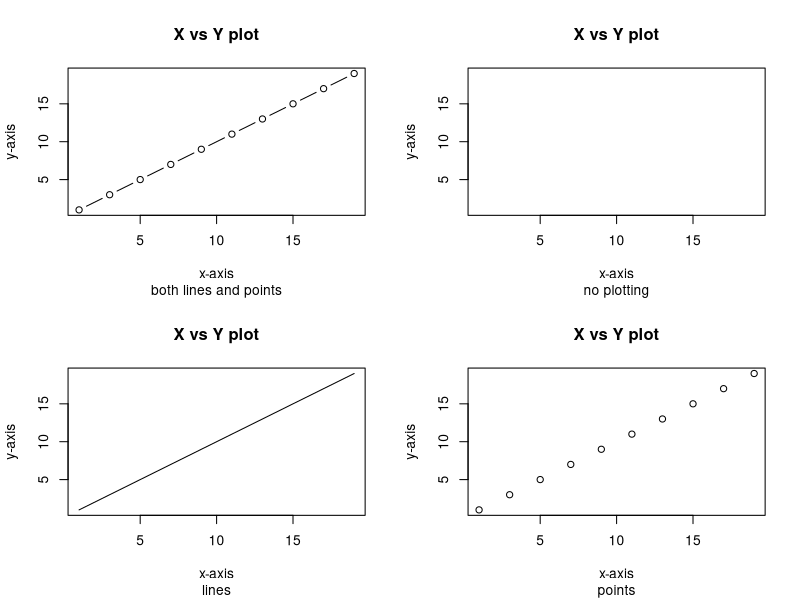
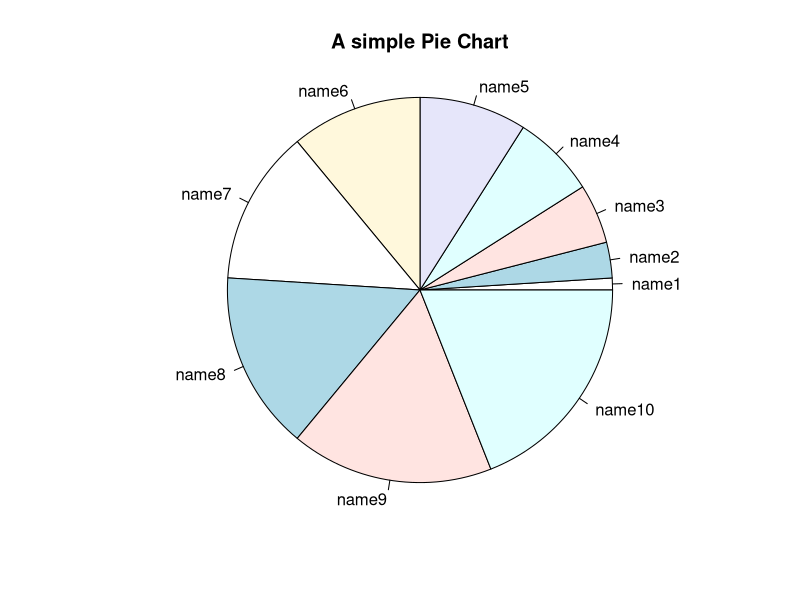
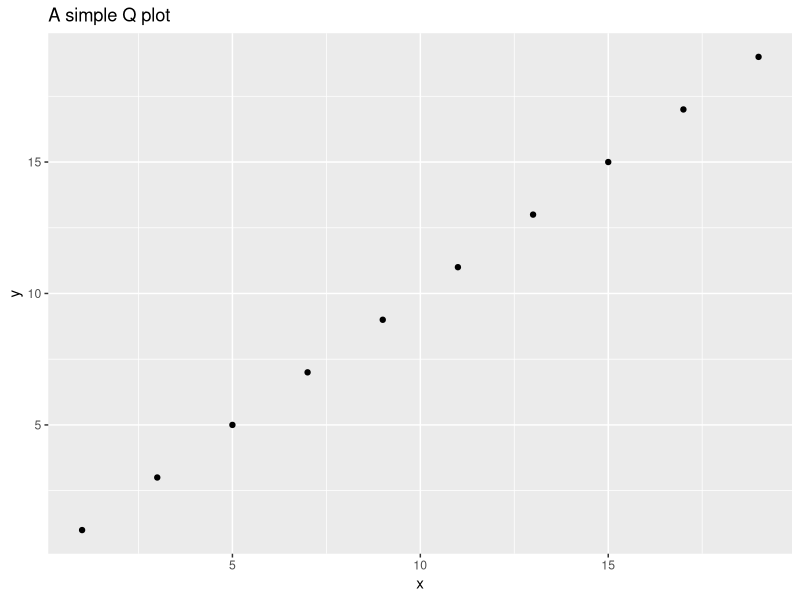
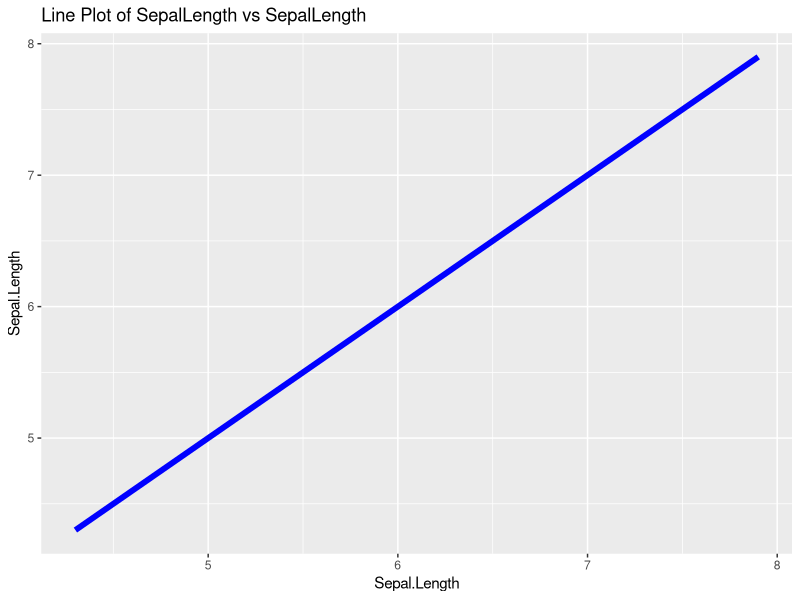
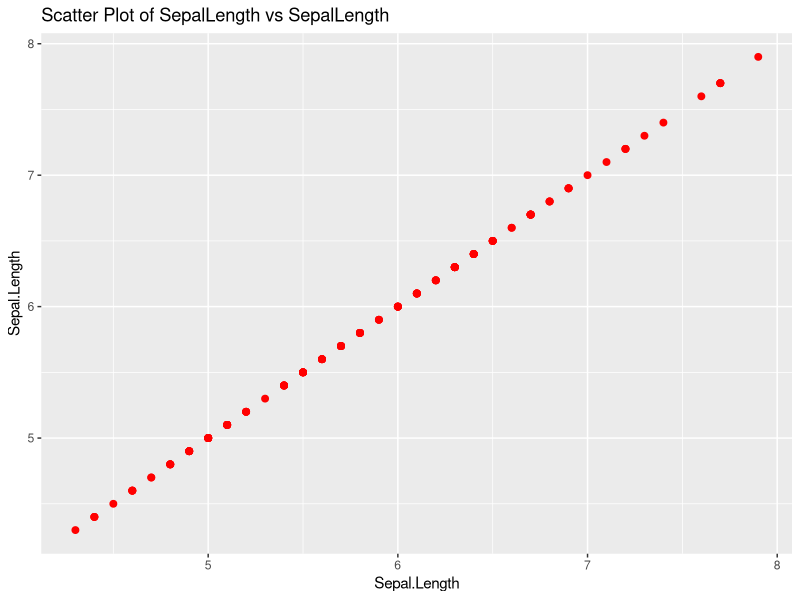
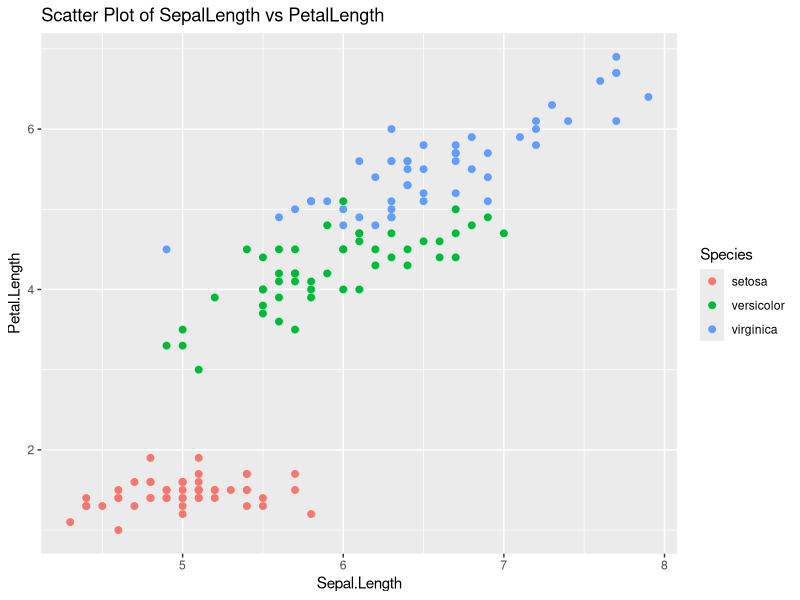
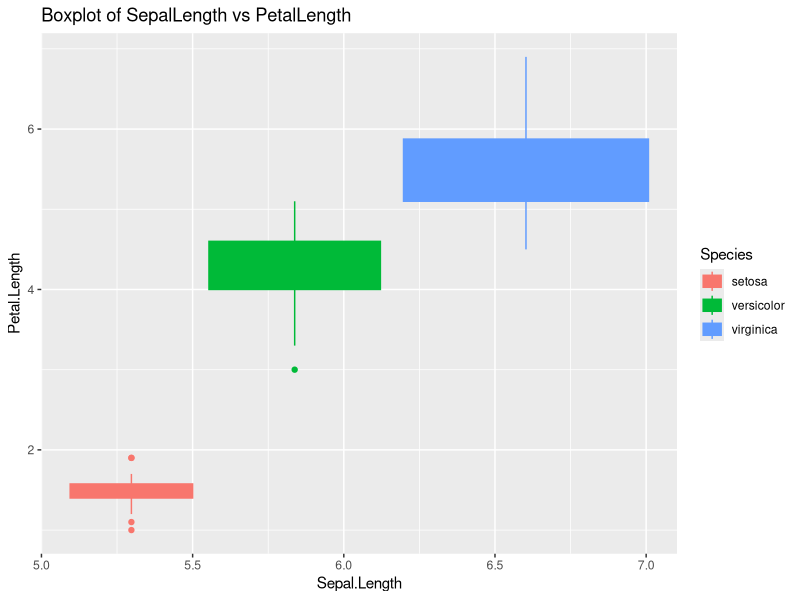
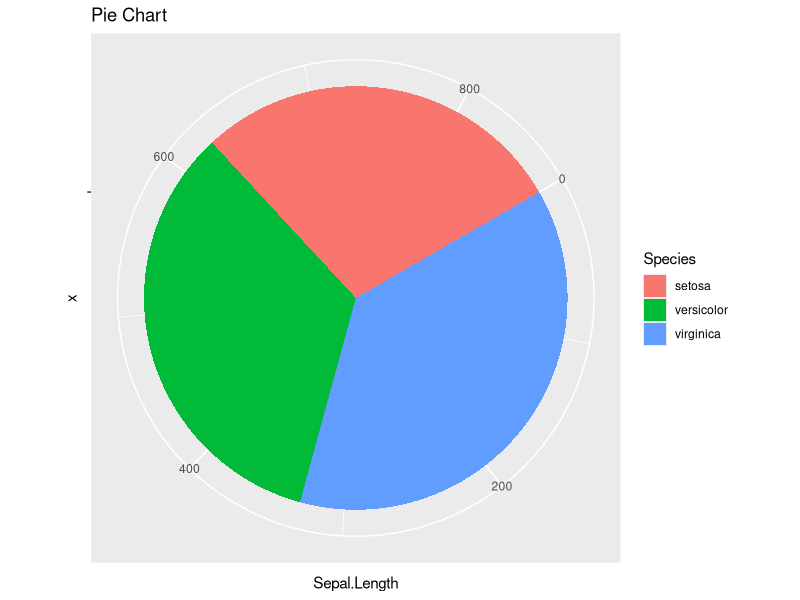

These charts were generated, in order, by the following R code:
library(tidyverse)


# introduction
x = seq(1, 20, by = 2)
x
y = seq(1, 20, by = 2)
y
length(y)
# x vs y plot
# setting the number of graphs to be plotted
par(mfrow=c(2,2))
# plotting using both lines and points
plot(x, y, type = 'b', main = 'X vs Y plot', 
     xlab = 'x-axis', ylab = 'y-axis', sub = 'both lines and points')

# no plotting
plot(x, y, type = 'n', main = 'X vs Y plot', 
     xlab = 'x-axis', ylab = 'y-axis', sub = 'no plotting')

# plotting using both liness
plot(x, y, type = 'l', main = 'X vs Y plot', 
     xlab = 'x-axis', ylab = 'y-axis', sub = 'lines')

# plotting using both points
plot(x, y, type = 'p', main = 'X vs Y plot', 
     xlab = 'x-axis', ylab = 'y-axis', sub = 'points')

# Pie Chart
par(mfrow=c(1,1))
names(x) = paste0('name', 1:10)
pie(x, radius = 1, main = 'A simple Pie Chart')

# qplot
qplot(x, y, main = 'A simple Q plot')

# we now choose an inbuild data to do our visualizations
# for status we are going to use iris dataset
library(MASS)
data("iris")
View(iris)

# studying the iris dataset
str(iris)
summary(iris)
anyNA(iris)

# plotting iris data using ggplot2
# line plot
attach(iris)
ggplot(data = iris, aes(Sepal.Length, Sepal.Length)) + 
  geom_line(colour = 'blue', size = 2) + ggtitle('Line Plot of SepalLength vs SepalLength') +
  theme_grey()

# Scatter Plot
# sepalLength vs sepalLength
ggplot(data = iris, aes(Sepal.Length, Sepal.Length))+ 
  geom_point(size = 2, color = 'red') + ggtitle('Scatter Plot of SepalLength vs SepalLength') +
  theme_grey()

# sepalLength vs petalLength
ggplot(data = iris, aes(Sepal.Length, Petal.Length, fill = Species, color = Species))+ 
  geom_point(size = 2) + ggtitle('Scatter Plot of SepalLength vs PetalLength') +
  theme_grey() 

# box plot
ggplot(data = iris, aes(Sepal.Length, Petal.Length, fill = Species, color = Species))+ 
  geom_boxplot() + ggtitle('Boxplot of SepalLength vs PetalLength') 

# pie chart
ggplot(iris, aes(x = "", y = Sepal.Length, fill = Species)) + 
  geom_bar(width = 2, stat="identity") + 
  coord_polar("y", start = pi/3) + ggtitle("Pie Chart") 
